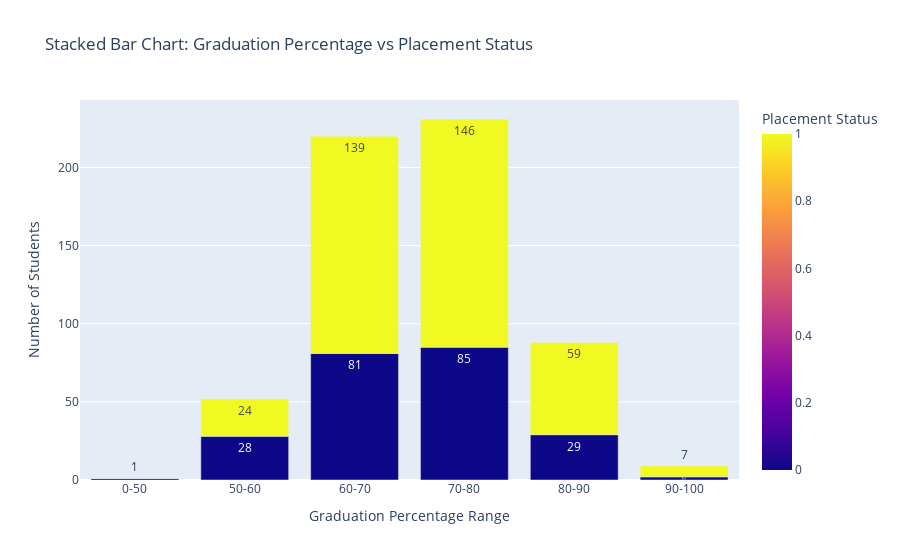

This figure's notebook cell:
### Markdown cell above
Grad Percentage vs Placed or not

### Code cell
import pandas as pd
import plotly.express as px

# Define bins for percentage ranges
bins = [0, 50, 60, 70, 80, 90, 100]
labels = ['0-50', '50-60', '60-70', '70-80', '80-90', '90-100']

# Create a new column for percentage ranges
df['grad_percentage_range'] = pd.cut(df['grad_percentage'], bins=bins, labels=labels, right=False)

# Count occurrences of each percentage range grouped by Placement Status
grade_placement_counts = df.groupby(['grad_percentage_range', 'Is_Placed']).size().reset_index(name='Count')

# Create a stacked bar chart
fig = px.bar(
    grade_placement_counts,
    x='grad_percentage_range',
    y='Count',
    color='Is_Placed',  # Different colors for Placed & Not Placed
    title="Stacked Bar Chart: Graduation Percentage vs Placement Status",
    labels={'Is_Placed': 'Placement Status', 'Count': 'Number of Students', 'grad_percentage_range': 'Graduation Percentage Range'},
    text='Count',  # Show count values on bars
    barmode='stack',  # Stack bars
    color_discrete_map={'Yes': 'green', 'No': 'red'}  # Custom colors for placement status
)

# Show plot
fig.show()

### Figure 1 — Plotly figure (JSON) as saved in the notebook; plotly's stock layout.template omitted (floating-point values rounded to 4 significant figures)
{"data": [{"hovertemplate": "Graduation Percentage Range=%{x}<br>Number of Students=%{text}<br>Placement Status=%{marker.color}<extra></extra>", "legendgroup": "", "marker": {"color": [0, 1, 0, 1, 0, 1, 0, 1, 0, 1, 0, 1], "coloraxis": "coloraxis", "pattern": {"shape": ""}}, "name": "", "orientation": "v", "showlegend": false, "text": [1.0, 0.0, 28.0, 24.0, 81.0, 139.0, 85.0, 146.0, 29.0, 59.0, 2.0, 7.0], "textposition": "auto", "type": "bar", "x": ["0-50", "0-50", "50-60", "50-60", "60-70", "60-70", "70-80", "70-80", "80-90", "80-90", "90-100", "90-100"], "xaxis": "x", "y": [1, 0, 28, 24, 81, 139, 85, 146, 29, 59, 2, 7], "yaxis": "y"}], "layout": {"barmode": "stack", "coloraxis": {"colorbar": {"title": {"text": "Placement Status"}}, "colorscale": [[0, "#0d0887"], [0.1111, "#46039f"], [0.2222, "#7201a8"], [0.3333, "#9c179e"], [0.4444, "#bd3786"], [0.5556, "#d8576b"], [0.6667, "#ed7953"], [0.7778, "#fb9f3a"], [0.8889, "#fdca26"], [1, "#f0f921"]]}, "legend": {"tracegroupgap": 0}, "title": {"text": "Stacked Bar Chart: Graduation Percentage vs Placement Status"}, "xaxis": {"anchor": "y", "domain": [0, 1], "title": {"text": "Graduation Percentage Range"}}, "yaxis": {"anchor": "x", "domain": [0, 1], "title": {"text": "Number of Students"}}}}
